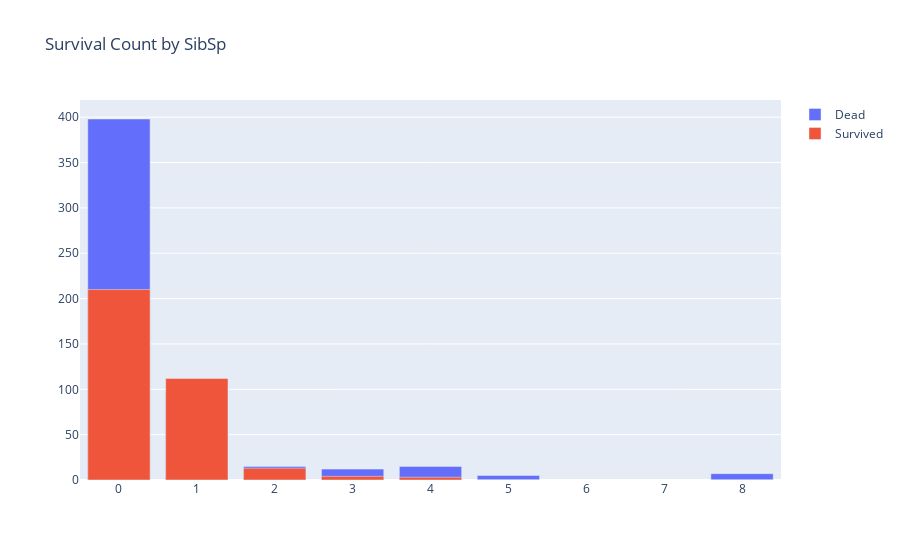

This figure's notebook cell:
### Code cell
df = sib_cnt.reset_index()


import plotly.graph_objects as go

fig = go.Figure()

fig.add_trace(
    go.Bar(
        x = df['SibSp'],
        y = df['Dead'],
        name = 'Dead'
    )
)

fig.add_trace(
    go.Bar(
        x = df['SibSp'],
        y = df['Survived'],
        name = 'Survived'
    )
)

fig.update_layout(
    barmode = 'overlay',
    title = 'Survival Count by SibSp'
)

fig.show()

### Figure 1 — Plotly figure (JSON) as saved in the notebook; plotly's stock layout.template omitted (floating-point values rounded to 4 significant figures)
{"data": [{"name": "Dead", "type": "bar", "x": [0, 1, 2, 3, 4, 5, 8], "y": [398, 97, 15, 12, 15, 5, 7]}, {"name": "Survived", "type": "bar", "x": [0, 1, 2, 3, 4, 5, 8], "y": [210, 112, 13, 4, 3, 0, 0]}], "layout": {"barmode": "overlay", "title": {"text": "Survival Count by SibSp"}}}
